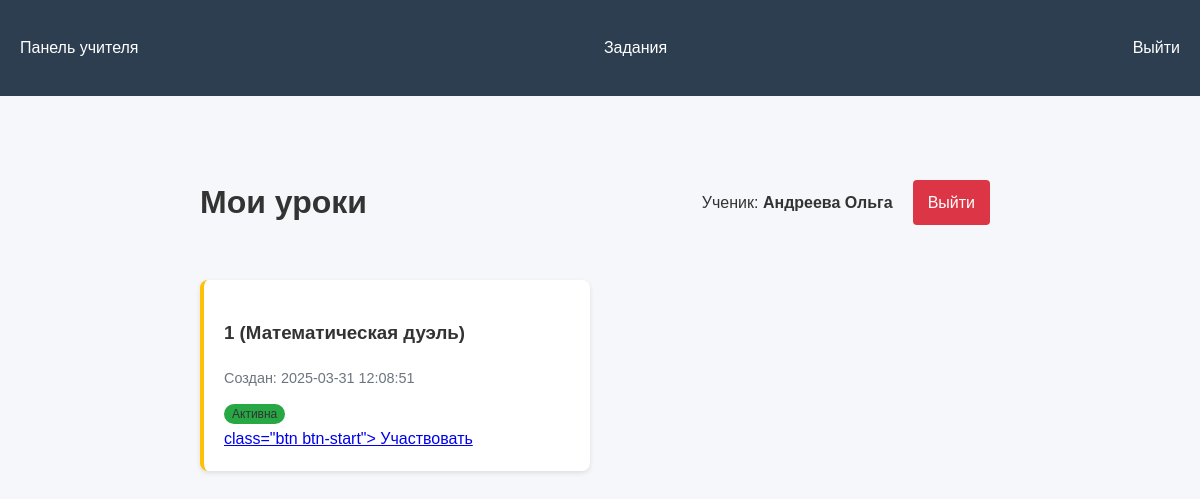
Page /student/2/lessons (signed in) on the committed database.
### tables this page shows
CREATE TABLE students (
            id INTEGER PRIMARY KEY,
            name TEXT NOT NULL,
            class_id INTEGER,
            FOREIGN KEY (class_id) REFERENCES classes (id)
        );

CREATE TABLE math_duels (
            id INTEGER PRIMARY KEY,
            class_id INTEGER NOT NULL,
            name TEXT NOT NULL,
            created_at TIMESTAMP DEFAULT CURRENT_TIMESTAMP,
            current_round INTEGER DEFAULT 1,
            status TEXT DEFAULT 'active',
            FOREIGN KEY (class_id) REFERENCES classes (id)
        );

### app.py (the view)
@app.route("/student/<int:student_id>/lessons")
def student_lessons(student_id):
    if 'student_id' not in session or session['student_id'] != student_id:
        return redirect(url_for('index'))
    conn = create_connection()
    try:
        cursor = conn.cursor()
        cursor.execute("SELECT name, class_id FROM students WHERE id = ?", (student_id,))
        student = cursor.fetchone()
        if not student:
            flash("Ученик не найден", "error")
            return redirect(url_for("index"))
        cursor.execute("""
            SELECT id, name, created_at, 'lesson' as type, NULL as status
            FROM lessons
            WHERE class_id = ?
            ORDER BY created_at DESC
        """, (student['class_id'],))
        lessons = cursor.fetchall()
        cursor.execute("""
            SELECT id as duel_id, name, created_at, 'duel' as type, status
            FROM math_duels
            WHERE class_id = ?
            ORDER BY created_at DESC
        """, (student['class_id'],))
        duels = cursor.fetchall()
        all_lessons = lessons + [
            {**duel, 'id': duel['duel_id']} for duel in duels
        ]
        return render_template("student_lessons.html",
                            student_id=student_id,
                            student_name=student['name'],
                            lessons=all_lessons)
    except Error as e:
        flash(f"Ошибка базы данных: {str(e)}", "error")
        return redirect(url_for("index"))
    finally:
        conn.close()

### app.py (called while the page is built)
@app.before_request
def check_concurrent_users():
    if request.path.startswith('/student'):
        if len(session) > 40:
            abort(503, "Сервер перегружен, попробуйте позже")

### db.py (called while the page is built)
def create_connection(db_file="database.db"):
    conn = None
    try:
        conn = sqlite3.connect(
            db_file,
            timeout=30,  # 30 секунд ожидания при блокировке
            check_same_thread=False  # Для многопоточной работы
        )
        conn.row_factory = sqlite3.Row
        conn.execute("PRAGMA journal_mode=WAL")
        conn.execute("PRAGMA synchronous=NORMAL")
        return conn
    except Error as e:
        app.logger.error(f"Ошибка подключения: {e}")
        return None

### templates/student_lessons.html (shortened to what this page needs)
{% extends "base.html" %}
{% block content %}
<div class="student-container">
    <div class="student-header">
        <h1>Мои уроки</h1>
        <div class="student-info">
            <p>Ученик: <strong>{{ student_name }}</strong></p>
            <a href="{{ url_for('logout') }}" class="btn btn-logout">Выйти</a>
        </div>
    </div>
    <div class="lessons-list">
        {% for lesson in lessons %}
            {% if lesson.type == 'duel' %}
                <div class="lesson-card duel-card">
                    <h3>{{ lesson.name }} (Математическая дуэль)</h3>
                    <p class="lesson-date">Создан: {{ lesson.created_at }}</p>
                    <div class="duel-status">
                        {% if lesson.status == 'active' %}
                            <span class="badge badge-success">Активна</span>
                        {% else %}
                            <span class="badge badge-secondary">Завершена</span>
                        {% endif %}
                    </div>
                    <a href="{{ url_for('student_duel_view', duel_id=lesson.duel_id) }}">
                       class="btn btn-start">
                        Участвовать
                    </a>
                </div>
            {% endif %}
        {% else %}
            <div class="empty-lessons">
                <p>Для вашего класса пока нет уроков</p>
                <img src="{{ url_for('static', filename='images/no-lessons.png') }}" alt="Нет уроков">
            </div>
        {% endfor %}
    </div>
</div>
{% endblock %}

### static/style.css (style rules this page uses)
body { font-family: 'Arial', sans-serif; margin: 0; padding: 0; background-color: #f5f7fa; color: #333; line-height: 1.6; }
.btn { display: inline-block; padding: 10px 15px; background-color: #3498db; color: white; border: none; border-radius: 4px; text-decoration: none; cursor: pointer; font-size: 16px; margin-right: 10px; }
.lessons-list, .tasks-list { display: grid; grid-template-columns: repeat(auto-fill, minmax(300px, 1fr)); gap: 20px; margin-top: 20px; }
.lesson-card, .task-card { background: white; padding: 20px; border-radius: 8px; box-shadow: 0 2px 5px rgba(0,0,0,0.1); }
.student-container { max-width: 800px; margin: 0 auto; padding: 20px; }
.student-header { display: flex; justify-content: space-between; align-items: center; margin-bottom: 30px; }
.student-info { display: flex; align-items: center; gap: 20px; }
.btn-logout { background-color: #dc3545; color: white; }
.lessons-list { display: grid; grid-template-columns: repeat(auto-fill, minmax(300px, 1fr)); gap: 20px; }
.lesson-card { background: white; padding: 20px; border-radius: 8px; box-shadow: 0 2px 5px rgba(0,0,0,0.1); transition: transform 0.3s ease; }
.lesson-date { color: #6c757d; font-size: 0.9em; margin: 10px 0; }
.badge { padding: 3px 8px; border-radius: 12px; font-size: 12px; }

### templates/student_lessons.html (style rules this page uses)
.duel-card { border-left: 4px solid #ffc107; }
.badge-success { background-color: #28a745; }

### rows in the picture
students: name "Андреева Ольга"
math_duels: name "1", created_at "2025-03-31 12:08:51", status "Активна"
